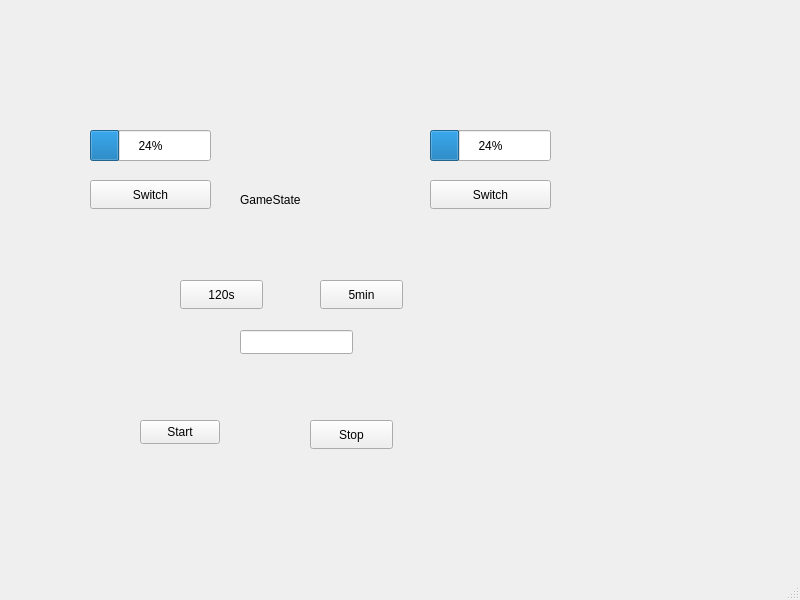
<?xml version="1.0" encoding="UTF-8"?>
<ui version="4.0">
 <class>MainWindow</class>
 <widget class="QMainWindow" name="MainWindow">
  <property name="geometry">
   <rect>
    <x>0</x>
    <y>0</y>
    <width>800</width>
    <height>600</height>
   </rect>
  </property>
  <property name="windowTitle">
   <string>MainWindow</string>
  </property>
  <widget class="QWidget" name="centralwidget">
   <widget class="QPushButton" name="pushButton_2">
    <property name="geometry">
     <rect>
      <x>140</x>
      <y>420</y>
      <width>80</width>
      <height>24</height>
     </rect>
    </property>
    <property name="text">
     <string>Start</string>
    </property>
   </widget>
   <widget class="QLineEdit" name="lyhyt">
    <property name="geometry">
     <rect>
      <x>240</x>
      <y>330</y>
      <width>113</width>
      <height>24</height>
     </rect>
    </property>
   </widget>
   <widget class="QProgressBar" name="progressBar">
    <property name="geometry">
     <rect>
      <x>90</x>
      <y>130</y>
      <width>121</width>
      <height>31</height>
     </rect>
    </property>
    <property name="value">
     <number>24</number>
    </property>
   </widget>
   <widget class="QLabel" name="label">
    <property name="geometry">
     <rect>
      <x>240</x>
      <y>190</y>
      <width>171</width>
      <height>20</height>
     </rect>
    </property>
    <property name="text">
     <string>GameState</string>
    </property>
   </widget>
   <widget class="QPushButton" name="pushButton">
    <property name="geometry">
     <rect>
      <x>90</x>
      <y>180</y>
      <width>121</width>
      <height>29</height>
     </rect>
    </property>
    <property name="text">
     <string>Switch</string>
    </property>
   </widget>
   <widget class="QPushButton" name="pushButton_3">
    <property name="geometry">
     <rect>
      <x>430</x>
      <y>180</y>
      <width>121</width>
      <height>29</height>
     </rect>
    </property>
    <property name="text">
     <string>Switch</string>
    </property>
   </widget>
   <widget class="QProgressBar" name="progressBar_2">
    <property name="geometry">
     <rect>
      <x>430</x>
      <y>130</y>
      <width>121</width>
      <height>31</height>
     </rect>
    </property>
    <property name="value">
     <number>24</number>
    </property>
   </widget>
   <widget class="QPushButton" name="pushButton_4">
    <property name="geometry">
     <rect>
      <x>180</x>
      <y>280</y>
      <width>83</width>
      <height>29</height>
     </rect>
    </property>
    <property name="text">
     <string>120s</string>
    </property>
   </widget>
   <widget class="QPushButton" name="pushButton_5">
    <property name="geometry">
     <rect>
      <x>320</x>
      <y>280</y>
      <width>83</width>
      <height>29</height>
     </rect>
    </property>
    <property name="text">
     <string>5min</string>
    </property>
   </widget>
   <widget class="QPushButton" name="pushButton_6">
    <property name="geometry">
     <rect>
      <x>310</x>
      <y>420</y>
      <width>83</width>
      <height>29</height>
     </rect>
    </property>
    <property name="text">
     <string>Stop</string>
    </property>
   </widget>
  </widget>
  <widget class="QMenuBar" name="menubar">
   <property name="geometry">
    <rect>
     <x>0</x>
     <y>0</y>
     <width>800</width>
     <height>25</height>
    </rect>
   </property>
  </widget>
  <widget class="QStatusBar" name="statusbar"/>
 </widget>
 <resources/>
 <connections/>
</ui>
